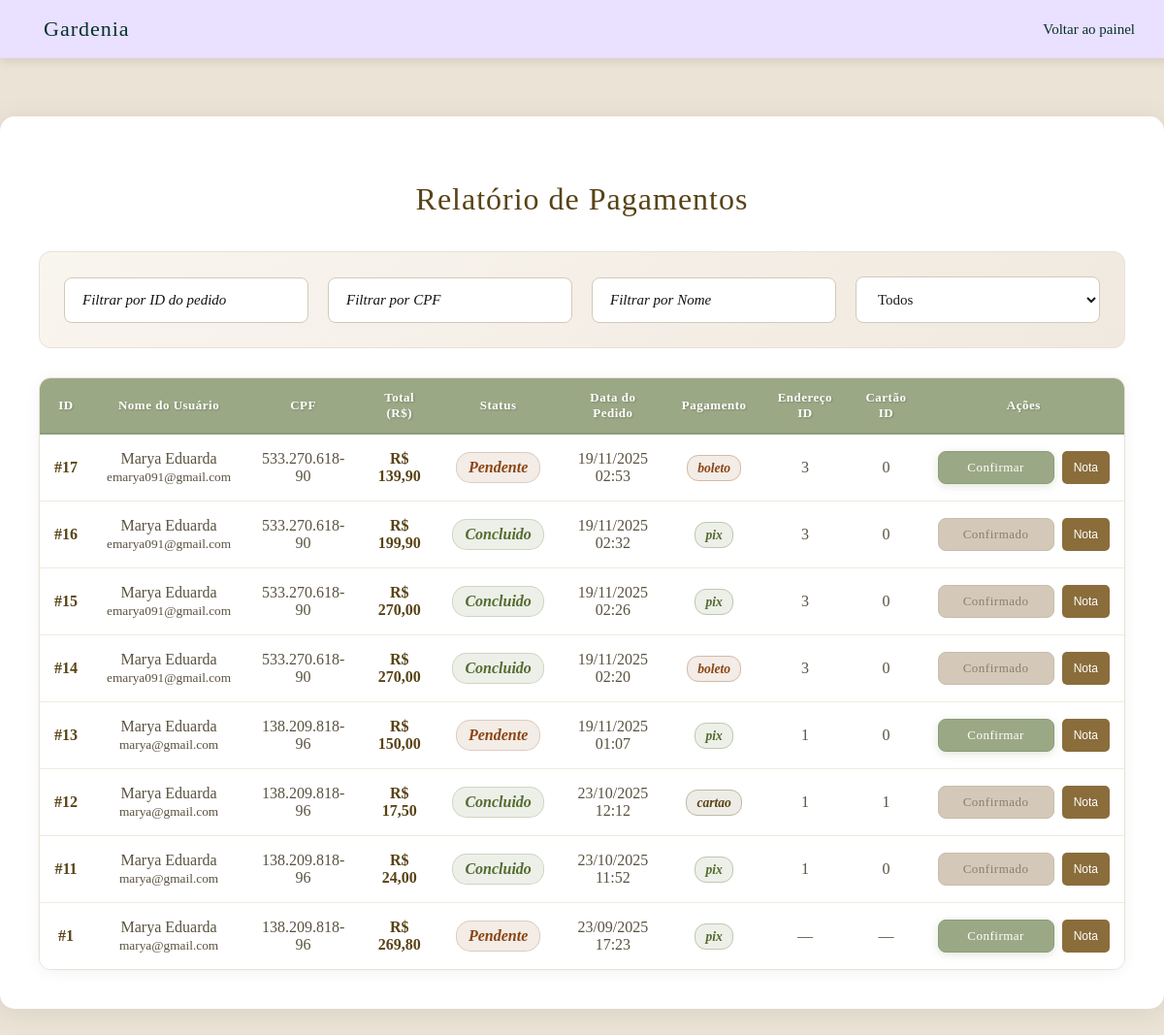
The app's page /funcionario/pagamentos.php (signed in) with its own data.
### tables this page shows
CREATE TABLE `pedidos` (
  `id` int(11) NOT NULL,
  `usuario_id` int(11) NOT NULL,
  `total` decimal(10,2) NOT NULL,
  `status` enum('pendente','concluido') DEFAULT 'pendente',
  `data_pedido` timestamp NOT NULL DEFAULT current_timestamp(),
  `pagamento` enum('pix','cartao','boleto') DEFAULT 'pix',
  `endereco_id` int(11) DEFAULT NULL,
  `cartao_id` int(11) DEFAULT NULL
);

CREATE TABLE `usuarios` (
  `usuario_id` int(11) NOT NULL,
  `nome` varchar(100) DEFAULT NULL,
  `email` varchar(250) DEFAULT NULL,
  `senha` varchar(255) DEFAULT NULL,
  `cpf` varchar(14) NOT NULL,
  `telefone` varchar(20) NOT NULL,
  `nascimento` date NOT NULL,
  `foto` varchar(255) DEFAULT NULL
);

### funcionario/pagamentos.php (the view, shortened to what this page needs)
<?php
$conn = new mysqli("localhost", "root", "", "gardenia");
$sql = "
    SELECT
        p.id, p.total, p.status, p.data_pedido, p.pagamento,
        p.endereco_id, p.cartao_id,
        u.nome AS usuario_nome, u.cpf AS usuario_cpf, u.email AS usuario_email
    FROM pedidos p
    INNER JOIN usuarios u ON p.usuario_id = u.usuario_id
    ORDER BY p.data_pedido DESC
";
$result = $conn->query($sql);
?>
<!DOCTYPE html>
<html lang="pt-BR">
<head>
<link rel="stylesheet" href="../css/pagamento.css">
</head>
<body>
<nav class="navbar">
   <span class="navbar-brand"><span>Gardenia</span></span>
    <div class="nav-right">
        <a href="adm_funcionario.php">Voltar ao painel</a>
    </div>
</nav>
<div class="container">
    <h2>Relatório de Pagamentos</h2>
    <div class="filtro-container">
        <input type="text" id="filtroId" placeholder="Filtrar por ID do pedido">
        <input type="text" id="filtroCpf" placeholder="Filtrar por CPF">
        <input type="text" id="filtroNome" placeholder="Filtrar por Nome">
        <select id="filtroStatus">
            <option value="todos">Todos</option>
        </select>
    </div>
    <div class="table-container">
        <table class="table" id="tabelaPedidos">
            <thead>
                <tr>
                    <th>ID</th>
                    <th>Nome do Usuário</th>
                    <th>CPF</th>
                    <th>Total (R$)</th>
                    <th>Status</th>
                    <th>Data do Pedido</th>
                    <th>Pagamento</th>
                    <th>Endereço ID</th>
                    <th>Cartão ID</th>
                    <th>Ações</th>
                </tr>
            </thead>
            <tbody>
            <?php if ($result && $result->num_rows > 0): ?>
                <?php while($row = $result->fetch_assoc()): ?>
                    <tr
                        data-id="<?= $row['id'] ?>"
                        data-status="<?= strtolower($row['status']) ?>"
                        data-cpf="<?= htmlspecialchars($row['usuario_cpf']) ?>"
                        data-nome="<?= strtolower(htmlspecialchars($row['usuario_nome'])) ?>"
                    >
                        <td>#<?= htmlspecialchars($row['id']) ?></td>
                        <td>
                            <?= htmlspecialchars($row['usuario_nome']) ?>
                            <br><small><?= htmlspecialchars($row['usuario_email']) ?></small>
                        </td>
                        <td><?= htmlspecialchars($row['usuario_cpf']) ?></td>
                        <td><strong>R$ <?= number_format($row['total'], 2, ',', '.') ?></strong></td>
                        <td>
                            <span class="status-<?= strtolower($row['status']) ?>">
                                <?= ucfirst(htmlspecialchars($row['status'])) ?>
                            </span>
                        </td>
                        <td><?= date('d/m/Y H:i', strtotime($row['data_pedido'])) ?></td>
                        <td>
                            <span class="pagamento-badge pagamento-<?= strtolower($row['pagamento']) ?>">
                                <?= ucfirst(htmlspecialchars($row['pagamento'])) ?>
                            </span>
                        </td>
                        <td><?= $row['endereco_id'] ?? '—' ?></td>
                        <td><?= $row['cartao_id'] ?? '—' ?></td>
                        <td>
                            <div class="action-buttons">
                                <?php if (strtolower($row['status']) === 'pendente'): ?>
                                    <button class="confirm-btn" id="btn-<?= $row['id'] ?>" onclick="confirmarPagamento(<?= $row['id'] ?>)">
                                         Confirmar
                                    </button>
                                <?php else: ?>
                                    <button class="confirm-btn" disabled>
                                         Confirmado
                                    </button>
                                <?php endif; ?>
                                <button class="print-btn" onclick="imprimirNotaFiscal(<?= $row['id'] ?>)">
                                     Nota
                                </button>
                            </div>
                        </td>
                    </tr>
                <?php endwhile; ?>
            <?php endif; ?>
            </tbody>
        </table>
    </div>
</div>
</body>
</html>

### css/pagamento.css (style rules this page uses)
body { background: #ebe3d5; }
body { font-family: 'Times New Roman', Times, serif; background-color: #ebe3d5; margin: 0; padding: 0; color: #333; }
.navbar { position: fixed; top: 0; width: 100%; background-color: #eae0ff; color: white; display: flex; justify-content: space-between; align-items: center; padding: 17px 40px; box-shadow: 0 3px 10px rgba(0,0,0,0.1); z-index: 10; }
.navbar-brand span { color: #00332c; font-family: 'Tan Pearl', serif; font-size: 22px; margin-left: 5px; font-weight: 300; letter-spacing: 1px; }
.nav-right a { text-decoration: none; color: #00332c; font-family: 'Tan Pearl', serif; font-size: 15px; margin-right: 70px; transition: color 0.3s ease; }
.container { max-width: 1200px; margin: 120px auto 60px; background-color: #ffffff; padding: 40px; border-radius: 15px; box-shadow: 0 4px 30px rgba(0,0,0,0.08); }
.container h2 { text-align: center; margin-bottom: 35px; font-size: 32px; color: #584316; font-family: 'Tan Pearl', serif; font-weight: 300; letter-spacing: 1px; }
.filtro-container { background: #f9f5ef; padding: 25px; border-radius: 12px; margin-bottom: 30px; border: 1px solid #e9e1d5; display: grid; grid-template-columns: repeat(auto-fit, minmax(200px, 1fr)); gap: 20px; align-items: end; }
.filtro-container input, .filtro-container select { padding: 14px 18px; border: 1px solid #d4c9b8; border-radius: 8px; font-size: 15px; font-family: 'Times New Roman', Times, serif; transition: all 0.3s ease; background: #ffffff; color: #1a1a1a; outline: none; }
.filtro-container input::placeholder { color: #131313; font-style: italic; }
.table-container { background: #ffffff; border-radius: 12px; overflow: hidden; border: 1px solid #e9e1d5; margin-top: 20px; }
.table { width: 100%; border-collapse: collapse; font-size: 16px; background-color: #fff; }
.table thead { background-color: #9ba885; color: #fff; }
.table th { padding: 12px 15px; text-align: center; font-weight: 600; font-family: 'Tan Pearl', serif; font-size: 13px; letter-spacing: 0.5px; border-bottom: 2px solid #8a9c7a; }
.table td { padding: 16px 15px; text-align: center; border-bottom: 1px solid #f0e9df; transition: all 0.3s ease; }
.table tbody tr { transition: all 0.3s ease; }
.confirm-btn { padding: 10px 20px; border: none; border-radius: 8px; font-size: 14px; font-family: 'Times New Roman', Times, serif; cursor: pointer; transition: all 0.3s ease; text-transform: none; letter-spacing: 0.5px; min-width: 120px; }
.confirm-btn:not(:disabled) { background: #9ba885; color: white; border: 1px solid #8a9c7a; box-shadow: 0 2px 8px rgba(155, 168, 133, 0.3); }
.confirm-btn:disabled { background: #d4c9b8; color: #8a7f6e; cursor: not-allowed; border: 1px solid #c8bcab; }
.status-pendente { color: #8b4513; font-weight: bold; background: rgba(139, 69, 19, 0.1); padding: 6px 12px; border-radius: 15px; display: inline-block; font-style: italic; border: 1px solid rgba(139, 69, 19, 0.2); }
.status-concluido { color: #556b2f; font-weight: bold; background: rgba(85, 107, 47, 0.1); padding: 6px 12px; border-radius: 15px; display: inline-block; font-style: italic; border: 1px solid rgba(85, 107, 47, 0.2); }
.pagamento-badge { padding: 5px 10px; border-radius: 12px; font-size: 0.85rem; font-weight: 600; text-transform: lowercase; font-style: italic; border: 1px solid; }
.pagamento-pix { background: rgba(85, 107, 47, 0.1); color: #556b2f; border-color: rgba(85, 107, 47, 0.3); }
.pagamento-boleto { background: rgba(139, 69, 19, 0.1); color: #8b4513; border-color: rgba(139, 69, 19, 0.3); }
.pagamento-cartao { background: rgba(88, 67, 22, 0.1); color: #584316; border-color: rgba(88, 67, 22, 0.3); }
.table td { color: #5a5240; }
.table th { color: #fff; text-shadow: 1px 1px 2px rgba(0, 0, 0, 0.2); }
td strong { color: #584316; font-weight: 600; }
.table-container { box-shadow: 0 2px 15px rgba(0, 0, 0, 0.05); }
.confirm-btn { font-size: 13px; padding: 8px 16px; }
td:first-child { font-weight: 600; color: #584316; font-family: 'Times New Roman', Times, serif; }
.filtro-container { background: linear-gradient(135deg, #f9f5ef 0%, #f0e9df 100%); }
.table tbody tr:last-child td { border-bottom: none; }

### funcionario/pagamentos.php (style rules this page uses)
.action-buttons { display: flex; gap: 8px; justify-content: center; }
.print-btn { background: #8a6d3b; color: white; border: none; padding: 6px 12px; border-radius: 5px; cursor: pointer; font-size: 12px; transition: all 0.3s ease; }

### records on screen
pedidos: id "17", usuario.nome "Marya Eduarda", usuario.email "emarya091@gmail.com", usuario.cpf "533.270.618-90", total "139,90", status "Pendente", data_pedido "19/11/2025 02:53", pagamento "boleto", endereco "3", cartao "0"
pedidos: id "16", usuario.nome "Marya Eduarda", usuario.email "emarya091@gmail.com", usuario.cpf "533.270.618-90", total "199,90", status "Concluido", data_pedido "19/11/2025 02:32", pagamento "pix", endereco "3", cartao "0", shows "Confirmado"
pedidos: id "15", usuario.nome "Marya Eduarda", usuario.email "emarya091@gmail.com", usuario.cpf "533.270.618-90", total "270,00", status "Concluido", data_pedido "19/11/2025 02:26", pagamento "pix", endereco "3", cartao "0", shows "Confirmado"
pedidos: id "14", usuario.nome "Marya Eduarda", usuario.email "emarya091@gmail.com", usuario.cpf "533.270.618-90", total "270,00", status "Concluido", data_pedido "19/11/2025 02:20", pagamento "boleto", endereco "3", cartao "0", shows "Confirmado"
pedidos: id "13", usuario.nome "Marya Eduarda", usuario.email "marya@gmail.com", usuario.cpf "138.209.818-96", total "150,00", status "Pendente", data_pedido "19/11/2025 01:07", pagamento "pix", endereco "1", cartao "0"
pedidos: id "12", usuario.nome "Marya Eduarda", usuario.email "marya@gmail.com", usuario.cpf "138.209.818-96", total "17,50", status "Concluido", data_pedido "23/10/2025 12:12", pagamento "cartao", endereco "1", cartao "1", shows "Confirmado"
pedidos: id "11", usuario.nome "Marya Eduarda", usuario.email "marya@gmail.com", usuario.cpf "138.209.818-96", total "24,00", status "Concluido", data_pedido "23/10/2025 11:52", pagamento "pix", endereco "1", cartao "0", shows "Confirmado"
pedidos: id "1", usuario.nome "Marya Eduarda", usuario.email "marya@gmail.com", usuario.cpf "138.209.818-96", total "269,80", status "Pendente", data_pedido "23/09/2025 17:23", pagamento "pix", endereco "—", cartao "—"
